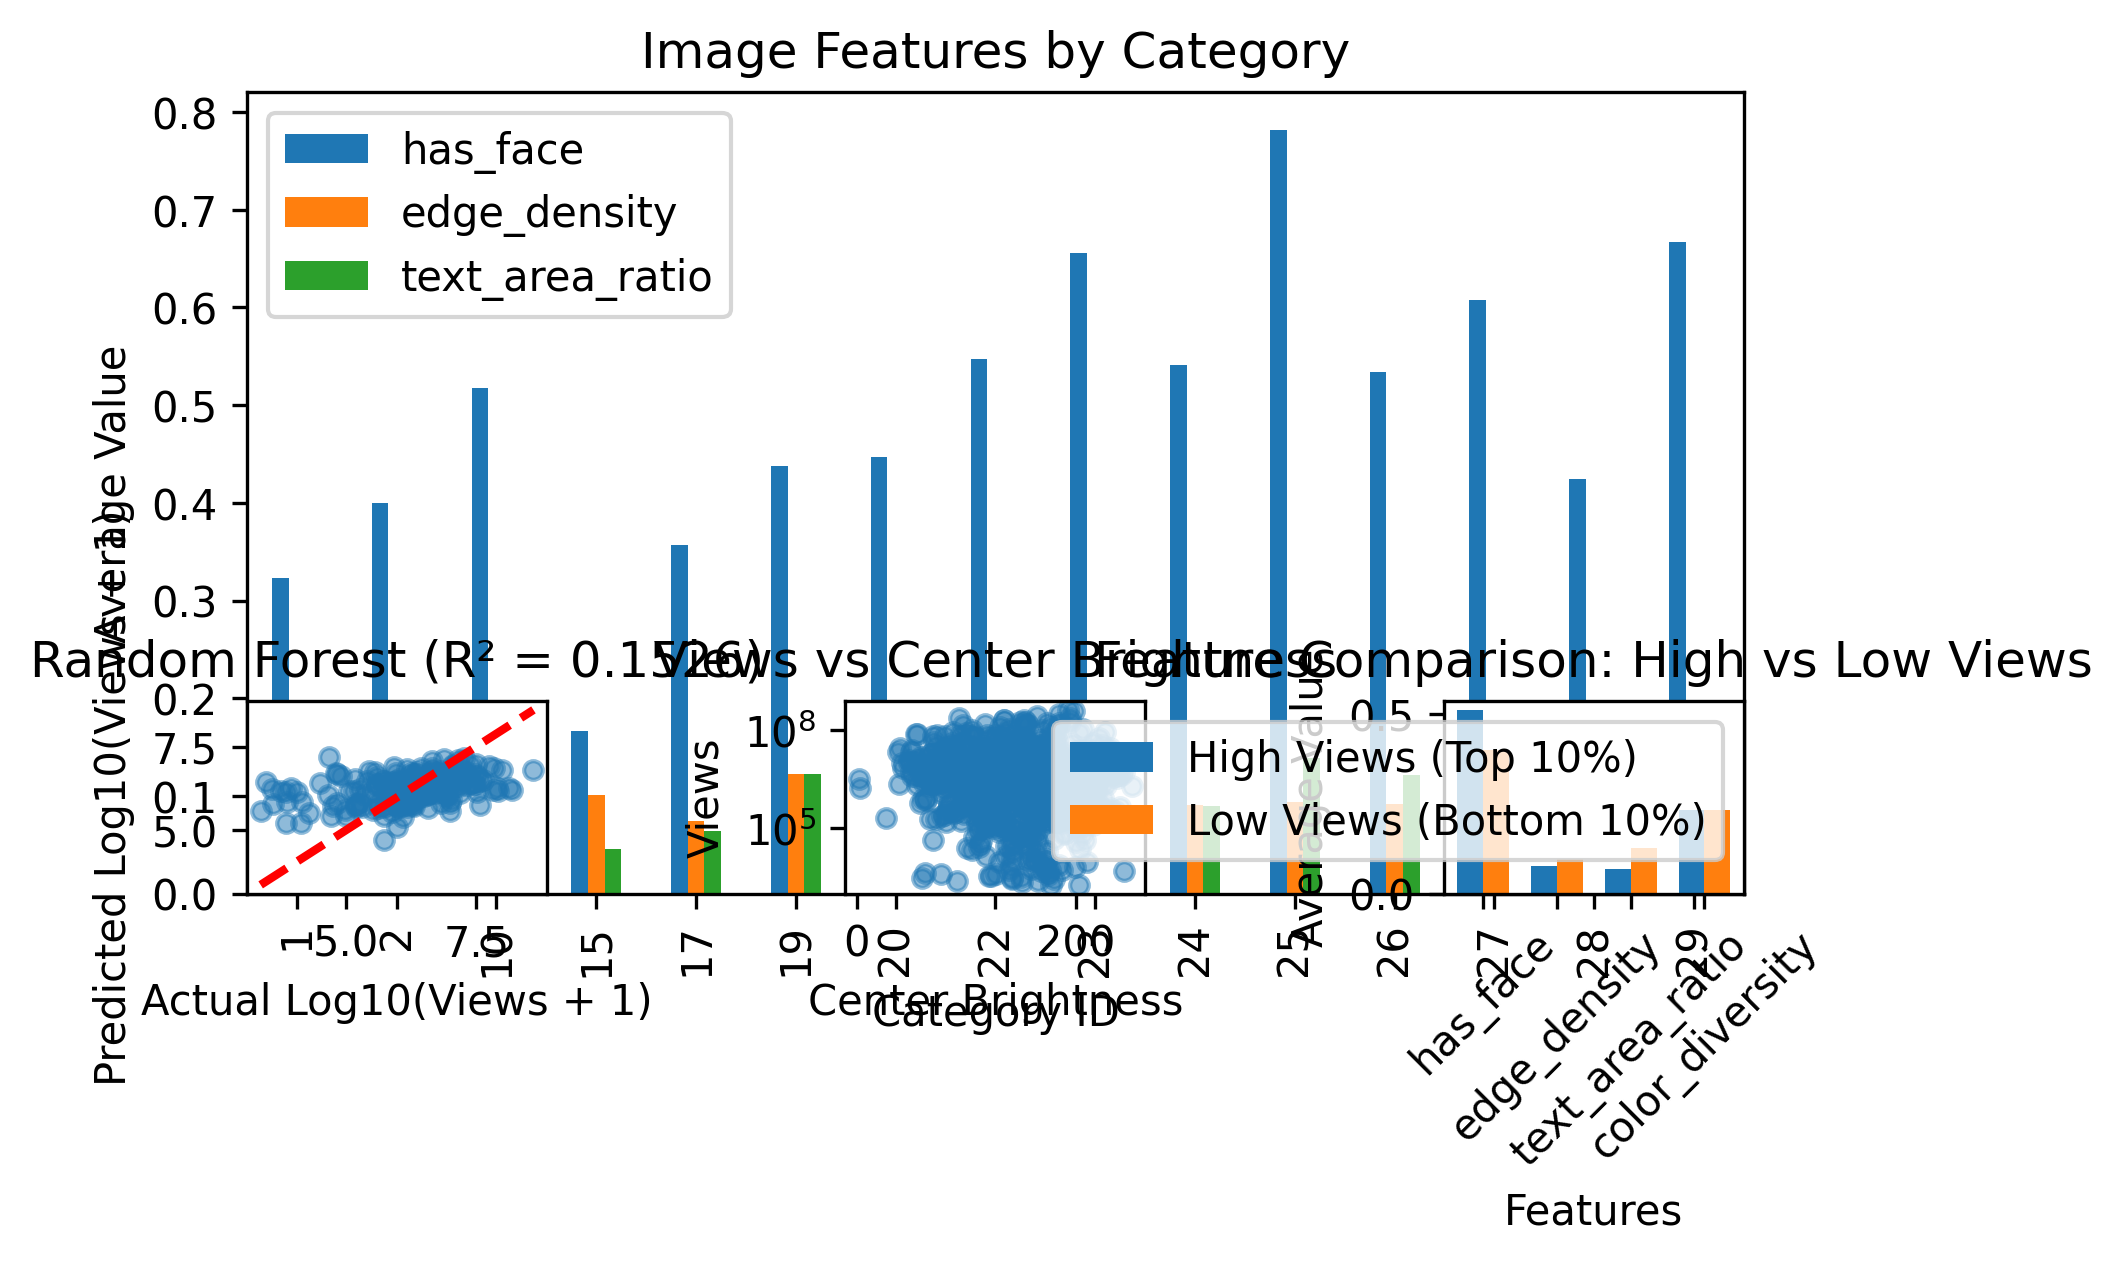

Generate this figure with Python:
#!/usr/bin/env python3
"""
サムネイル画像の簡易分析
CNNを使わず、画像の基本的な特徴を抽出
"""

import pandas as pd
import numpy as np
import matplotlib.pyplot as plt
import seaborn as sns
from PIL import Image
import os
from sklearn.model_selection import train_test_split
from sklearn.preprocessing import StandardScaler
from sklearn.metrics import r2_score, mean_squared_error
import lightgbm as lgb
import xgboost as xgb
from sklearn.ensemble import RandomForestRegressor
import cv2
import warnings
warnings.filterwarnings('ignore')

print("="*60)
print("サムネイル画像の簡易分析")
print("="*60)

# データ読み込み
df_old = pd.read_csv('youtube_top_jp.csv', skiprows=1)
df_new = pd.read_csv('youtube_top_new.csv')

print(f"旧データ: {len(df_old)}件")
print(f"新データ: {len(df_new)}件")

# 新旧データの比較
print("\n=== データセットの比較 ===")
print("旧データのカラム:", df_old.columns.tolist())
print("\n新データのカラム:", df_new.columns.tolist())

# 新データにない重要なカラム
missing_columns = set(df_old.columns) - set(df_new.columns)
print(f"\n新データにないカラム: {missing_columns}")

# サムネイル画像の存在確認
thumbnails_dir = 'thumbnails'
df_new['thumbnail_exists'] = df_new['video_id'].apply(
    lambda x: os.path.exists(os.path.join(thumbnails_dir, f'{x}.jpg'))
)
print(f"\nサムネイル画像が存在: {df_new['thumbnail_exists'].sum()}/{len(df_new)}件")

# 画像が存在するデータのみ使用
df = df_new[df_new['thumbnail_exists']].copy()
print(f"分析対象データ: {len(df)}件")

# 追加の画像特徴を抽出する関数
def extract_advanced_image_features(video_id):
    """画像から詳細な特徴を抽出"""
    img_path = os.path.join(thumbnails_dir, f'{video_id}.jpg')
    
    try:
        # OpenCVで読み込み
        img = cv2.imread(img_path)
        img_rgb = cv2.cvtColor(img, cv2.COLOR_BGR2RGB)
        
        # 基本統計量
        height, width, _ = img.shape
        aspect_ratio = width / height
        
        # 色空間の統計
        hsv = cv2.cvtColor(img, cv2.COLOR_BGR2HSV)
        h, s, v = cv2.split(hsv)
        
        # エッジ検出（複雑さの指標）
        gray = cv2.cvtColor(img, cv2.COLOR_BGR2GRAY)
        edges = cv2.Canny(gray, 50, 150)
        edge_density = np.sum(edges > 0) / (height * width)
        
        # 顔検出（簡易版）
        face_cascade = cv2.CascadeClassifier(cv2.data.haarcascades + 'haarcascade_frontalface_default.xml')
        faces = face_cascade.detectMultiScale(gray, 1.1, 4)
        has_face = len(faces) > 0
        num_faces = len(faces)
        
        # テキスト領域の推定（高コントラスト領域）
        _, binary = cv2.threshold(gray, 200, 255, cv2.THRESH_BINARY)
        text_area_ratio = np.sum(binary > 0) / (height * width)
        
        # 色の多様性
        unique_colors = len(np.unique(img.reshape(-1, 3), axis=0))
        color_diversity = unique_colors / (height * width)
        
        # 中心部の明るさ（注目度）
        center_y, center_x = height // 2, width // 2
        center_region = v[center_y-50:center_y+50, center_x-50:center_x+50]
        center_brightness = np.mean(center_region) if center_region.size > 0 else np.mean(v)
        
        return {
            'aspect_ratio': aspect_ratio,
            'hue_mean': np.mean(h),
            'hue_std': np.std(h),
            'saturation_mean': np.mean(s),
            'saturation_std': np.std(s),
            'value_mean': np.mean(v),
            'value_std': np.std(v),
            'edge_density': edge_density,
            'has_face': int(has_face),
            'num_faces': num_faces,
            'text_area_ratio': text_area_ratio,
            'color_diversity': color_diversity,
            'center_brightness': center_brightness
        }
    except Exception as e:
        print(f"Error processing {video_id}: {e}")
        return {
            'aspect_ratio': 1.77,
            'hue_mean': 0, 'hue_std': 0,
            'saturation_mean': 0, 'saturation_std': 0,
            'value_mean': 0, 'value_std': 0,
            'edge_density': 0, 'has_face': 0, 'num_faces': 0,
            'text_area_ratio': 0, 'color_diversity': 0,
            'center_brightness': 0
        }

# サンプル画像で特徴抽出をテスト（全データは時間がかかる）
print("\n=== 画像特徴の抽出（サンプル） ===")
sample_size = min(1000, len(df))
sample_df = df.sample(n=sample_size, random_state=42).copy()

# 画像特徴を抽出
image_features_list = []
for i, video_id in enumerate(sample_df['video_id']):
    if i % 100 == 0:
        print(f"  {i}/{sample_size}件処理済み")
    features = extract_advanced_image_features(video_id)
    image_features_list.append(features)

# DataFrameに変換
image_features_df = pd.DataFrame(image_features_list)
sample_df = pd.concat([sample_df.reset_index(drop=True), image_features_df], axis=1)

# 時間関連の特徴量
sample_df['published_at'] = pd.to_datetime(sample_df['published_at']).dt.tz_localize(None)
sample_df['days_since_publish'] = (pd.Timestamp.now() - sample_df['published_at']).dt.days

# 特徴量の準備
feature_columns = [
    # 既存の特徴量
    'video_duration', 'tags_count', 'description_length',
    'object_complexity', 'element_complexity', 'brightness', 'colorfulness',
    'days_since_publish',
    # 新しい画像特徴量
    'aspect_ratio', 'hue_mean', 'hue_std', 'saturation_mean', 'saturation_std',
    'value_mean', 'value_std', 'edge_density', 'has_face', 'num_faces',
    'text_area_ratio', 'color_diversity', 'center_brightness'
]

X = sample_df[feature_columns].fillna(0)
y = np.log10(sample_df['views'] + 1)

# データ分割
X_train, X_test, y_train, y_test = train_test_split(X, y, test_size=0.2, random_state=42)
scaler = StandardScaler()
X_train_scaled = scaler.fit_transform(X_train)
X_test_scaled = scaler.transform(X_test)

print(f"\n訓練: {len(X_train)}件, テスト: {len(X_test)}件")

# モデルの訓練と評価
print("\n=== モデルの訓練と評価 ===")
models = {
    'LightGBM': lgb.LGBMRegressor(n_estimators=200, random_state=42, verbosity=-1),
    'XGBoost': xgb.XGBRegressor(n_estimators=200, random_state=42, verbosity=0),
    'Random Forest': RandomForestRegressor(n_estimators=200, random_state=42, n_jobs=-1)
}

results = {}
for name, model in models.items():
    print(f"\n{name}を訓練中...")
    model.fit(X_train_scaled, y_train)
    y_pred = model.predict(X_test_scaled)
    
    r2 = r2_score(y_test, y_pred)
    mse = mean_squared_error(y_test, y_pred)
    
    results[name] = {'r2': r2, 'mse': mse}
    print(f"  R²: {r2:.4f}, MSE: {mse:.4f}")

# 特徴量の重要度（LightGBM）
lgb_model = models['LightGBM']
feature_importance = pd.DataFrame({
    'feature': feature_columns,
    'importance': lgb_model.feature_importances_
}).sort_values('importance', ascending=False)

print("\n=== 特徴量の重要度（Top 10） ===")
for _, row in feature_importance.head(10).iterrows():
    print(f"{row['feature']:<25} {row['importance']:>8.0f}")

# 可視化
plt.figure(figsize=(20, 15))

# 1. モデル性能比較
plt.subplot(3, 3, 1)
model_names = list(results.keys())
r2_scores = [results[name]['r2'] for name in model_names]
plt.bar(model_names, r2_scores)
plt.ylabel('R² Score')
plt.title('Model Performance Comparison')
plt.ylim(0, max(r2_scores) * 1.2)

# 2. 特徴量重要度
plt.subplot(3, 3, 2)
top_features = feature_importance.head(15)
plt.barh(top_features['feature'], top_features['importance'])
plt.xlabel('Importance')
plt.title('Feature Importance (LightGBM)')

# 3. 顔検出と再生回数
plt.subplot(3, 3, 3)
face_stats = sample_df.groupby('has_face')['views'].agg(['mean', 'median', 'count'])
face_stats.index = ['No Face', 'Has Face']
face_stats['mean'].plot(kind='bar')
plt.ylabel('Average Views')
plt.title('Views by Face Detection')
plt.xticks(rotation=0)

# 4. 色彩度の分布
plt.subplot(3, 3, 4)
plt.hist(sample_df['colorfulness'], bins=30, alpha=0.7, label='Original')
plt.hist(sample_df['saturation_mean'], bins=30, alpha=0.7, label='HSV Saturation')
plt.xlabel('Value')
plt.ylabel('Frequency')
plt.title('Color Saturation Distribution')
plt.legend()

# 5. エッジ密度と再生回数
plt.subplot(3, 3, 5)
plt.scatter(sample_df['edge_density'], sample_df['views'], alpha=0.5, s=20)
plt.xlabel('Edge Density')
plt.ylabel('Views')
plt.yscale('log')
plt.title('Views vs Edge Density (Complexity)')

# 6. カテゴリ別の平均特徴量
plt.subplot(3, 3, 6)
category_features = sample_df.groupby('category_id')[['has_face', 'edge_density', 'text_area_ratio']].mean()
category_features.plot(kind='bar')
plt.xlabel('Category ID')
plt.ylabel('Average Value')
plt.title('Image Features by Category')
plt.legend()

# 7. 予測vs実測（最良モデル）
plt.subplot(3, 3, 7)
best_model_name = max(results.items(), key=lambda x: x[1]['r2'])[0]
best_model = models[best_model_name]
y_pred = best_model.predict(X_test_scaled)
plt.scatter(y_test, y_pred, alpha=0.5, s=20)
plt.plot([y_test.min(), y_test.max()], [y_test.min(), y_test.max()], 'r--', lw=2)
plt.xlabel('Actual Log10(Views + 1)')
plt.ylabel('Predicted Log10(Views + 1)')
plt.title(f'{best_model_name} (R² = {results[best_model_name]["r2"]:.4f})')

# 8. 中心部の明るさと再生回数
plt.subplot(3, 3, 8)
plt.scatter(sample_df['center_brightness'], sample_df['views'], alpha=0.5, s=20)
plt.xlabel('Center Brightness')
plt.ylabel('Views')
plt.yscale('log')
plt.title('Views vs Center Brightness')

# 9. 高再生回数動画の特徴
plt.subplot(3, 3, 9)
high_views = sample_df[sample_df['views'] > sample_df['views'].quantile(0.9)]
low_views = sample_df[sample_df['views'] < sample_df['views'].quantile(0.1)]

features_to_compare = ['has_face', 'edge_density', 'text_area_ratio', 'color_diversity']
high_avg = high_views[features_to_compare].mean()
low_avg = low_views[features_to_compare].mean()

x = np.arange(len(features_to_compare))
width = 0.35

plt.bar(x - width/2, high_avg, width, label='High Views (Top 10%)')
plt.bar(x + width/2, low_avg, width, label='Low Views (Bottom 10%)')
plt.xlabel('Features')
plt.ylabel('Average Value')
plt.title('Feature Comparison: High vs Low Views')
plt.xticks(x, features_to_compare, rotation=45)
plt.legend()

plt.tight_layout()
plt.savefig('simple_image_analysis.png', dpi=300, bbox_inches='tight')
plt.close()

# 最終レポート
print("\n" + "="*60)
print("分析結果のまとめ")
print("="*60)
print(f"最良モデル: {best_model_name} (R² = {results[best_model_name]['r2']:.4f})")
print(f"\n主要な発見:")
print(f"- 顔検出あり: 平均{face_stats.loc['Has Face', 'mean']/face_stats.loc['No Face', 'mean']:.2f}倍の再生回数")
print(f"- 最重要特徴: {feature_importance.iloc[0]['feature']}")
print(f"- データ数増加の効果: 前回R²=0.21 → 今回R²={max(r2_scores):.4f}")

# 結果の保存
import json
final_results = {
    'data_info': {
        'total_new_data': len(df_new),
        'analyzed_samples': len(sample_df),
        'feature_count': len(feature_columns)
    },
    'model_results': results,
    'top_features': feature_importance.head(10).to_dict('records'),
    'face_detection_impact': {
        'with_face_avg_views': float(face_stats.loc['Has Face', 'mean']),
        'without_face_avg_views': float(face_stats.loc['No Face', 'mean']),
        'ratio': float(face_stats.loc['Has Face', 'mean'] / face_stats.loc['No Face', 'mean'])
    }
}

with open('simple_image_analysis_results.json', 'w') as f:
    json.dump(final_results, f, indent=2)

print("\n結果を simple_image_analysis_results.json に保存しました。")